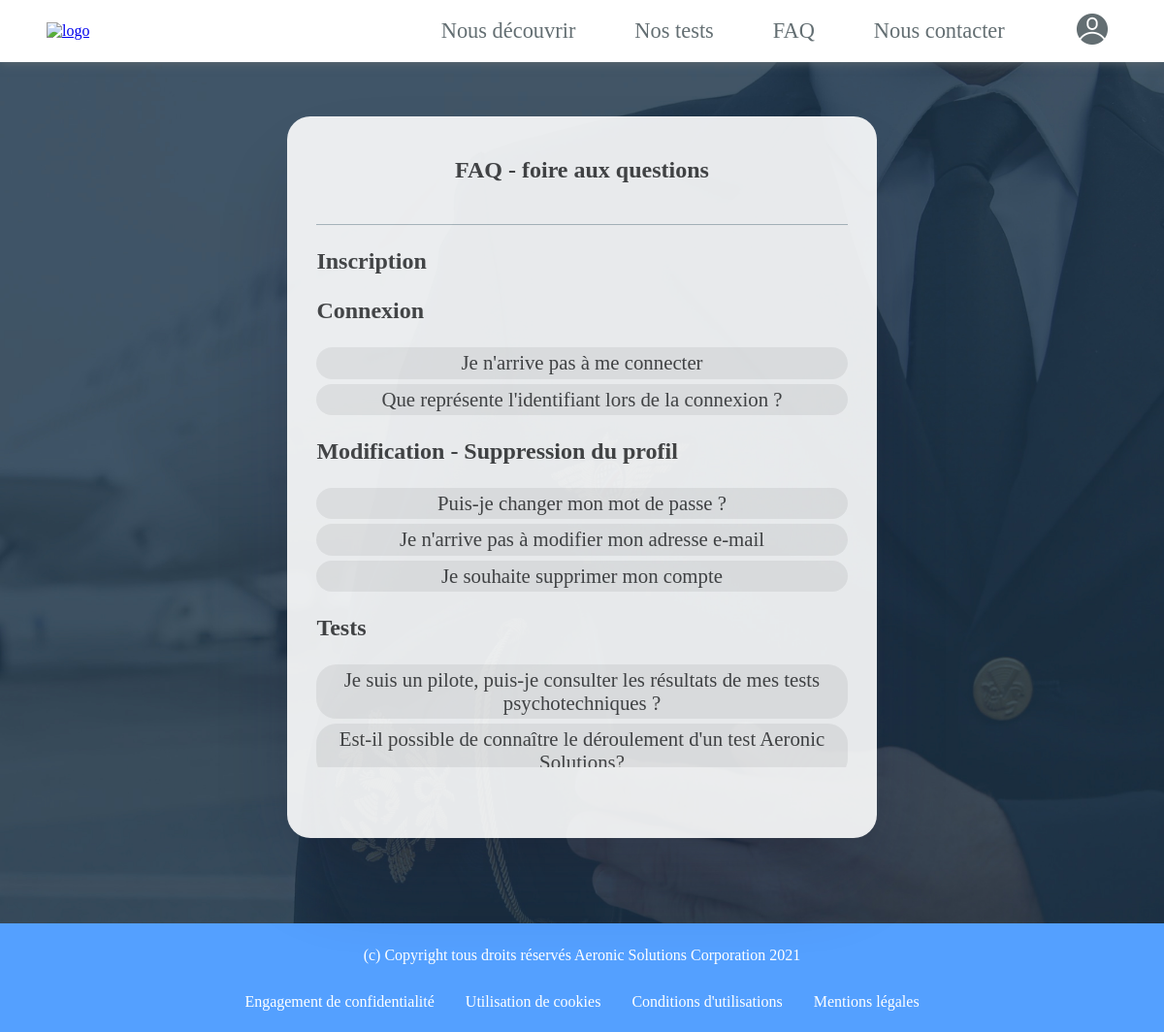
The page /controller/faqController.php (signed in) on the database its author committed.
### tables this page shows
CREATE TABLE IF NOT EXISTS `faq` (
  `idFaq` int(11) NOT NULL AUTO_INCREMENT,
  `question` varchar(255) NOT NULL,
  `reponse` varchar(255) NOT NULL,
  `partie` int(11) NOT NULL,
  PRIMARY KEY (`idFaq`)
);

### controller/faqController.php (called while the page is built)
<?php session_start();
include '../view/header.php';
include '../view/footer.php';
include '../model/database.php';
include '../view/faq.php';
?>

### view/faq.php (the view, shortened to what this page needs)
<!DOCTYPE html>
<html>
<head>
    <link rel="stylesheet" href="../public/css/faqstyle.css"/>
</head>
<body>
<div class="contentfaq">
    <div class="title_container">
        <h3>FAQ - foire aux questions</h3>
    </div>
    <div class="faq_container">
        <div class="title_partie">
            <h3>Inscription</h3>
        </div>
        <div class="title_partie">
            <h3>Connexion</h3>
        </div>
        <?php
        $q = $db->query("SELECT * FROM faq  WHERE partie='2'");
        while($row = $q ->fetch()){
            $idFaq=$row[0];
            $question=$row[1];
            ?>
            <div class="questions">
                <button class="bouton" id="buttonr" onclick="changeVisibility(<?=$idFaq?>)"  ><?=$question?></button>
            </div>
        <?php } ?>
        <div class="title_partie">
            <h3>Modification - Suppression du profil</h3>
        </div>
        <?php
        $q = $db->query("SELECT * FROM faq  WHERE partie='3'");
        while($row = $q ->fetch()){
            $idFaq=$row[0];
            $question=$row[1];
            ?>
            <div class="questions">
                <button class="bouton" id="buttonr" onclick="changeVisibility(<?=$idFaq?>)"  ><?=$question?></button>
            </div>
        <?php } ?>
        <div class="title_partie">
            <h3>Tests</h3>
        </div>
        <?php
        $q = $db->query("SELECT * FROM faq  WHERE partie='4'");
        while($row = $q ->fetch()){
            $idFaq=$row[0];
            $question=$row[1];
            ?>
            <div class="questions">
                <button class="bouton" id="buttonr" onclick="changeVisibility(<?=$idFaq?>)"  ><?=$question?></button>
            </div>
        <?php } ?>
    </div>
</body>
</html>

### public/css/header.css (style rules this page uses)
* { font-family: 'oumgouleh'; }
html { scroll-behavior: smooth; }

### public/css/footer.css (style rules this page uses)
* { font-family: 'oumgouleh'; }

### public/css/faqstyle.css (style rules this page uses)
body { margin : 0; overflow: hidden; background-image: url("../images/pilots.jpg"); background-attachment: fixed; background-position: center; background-repeat: no-repeat; background-size: cover; justify-content: center; align-items: center; display: flex; height: 100vh; }
p,h3 { font-family: 'oumgouleh'; }
.contentfaq { margin-top: -5em; border-radius: 1.5em; box-shadow: rgba(50, 50, 93, 0.25) 0px 50px 100px -20px, rgba(0, 0, 0, 0.3) 0px 30px 60px -30px; width: 100%; height: 70vh; font-family: "oumgouleh"; font-size: 16px; background-color: white; max-width: 38em; display: flex; flex-direction: column; overflow: hidden; align-items: center; transition: all 0.3s ease; opacity: 0.9; }
.title_container { height:15%; width: 90%; display: flex; align-items: center; justify-content: center; border-bottom: solid 1px #b2bec3; }
.title_container h3 ,.title_partie h3 { color:#444444; font-size: 1.5em; }
.title_partie h3 { margin-left: 5%; }
.faq_container { height:75%; width: 100%; overflow-y: scroll; overflow-x: hidden; scroll-behavior: smooth; scrollbar-base-color: #9098A9; }
.faq_container h3, .faq_container p { color:#444444; }
.questions { width: 90%; margin-left: 5%; margin-bottom: 5px; }
.bouton,.reponses { width: 100%; font-family: oumgouleh; color:#444444; display: flex; justify-content: center; }
.bouton { width: 100%; font-size: 1.3em; outline: none; border-radius: 1em; border-style: none; padding-bottom:0.2em; padding-top:0.2em; text-align:center; }

### rows shown on the page
faq: question "Je n'arrive pas à me connecter"
faq: question "Que représente l'identifiant lors de la connexion ?"
faq: question "Puis-je changer mon mot de passe ?"
faq: question "Je n'arrive pas à modifier mon adresse e-mail"
faq: question "Je souhaite supprimer mon compte"
faq: question "Je suis un pilote, puis-je consulter les résultats de mes tests psychotechniques ?"
faq: question "Est-il possible de connaître le déroulement d'un test Aeronic…"
